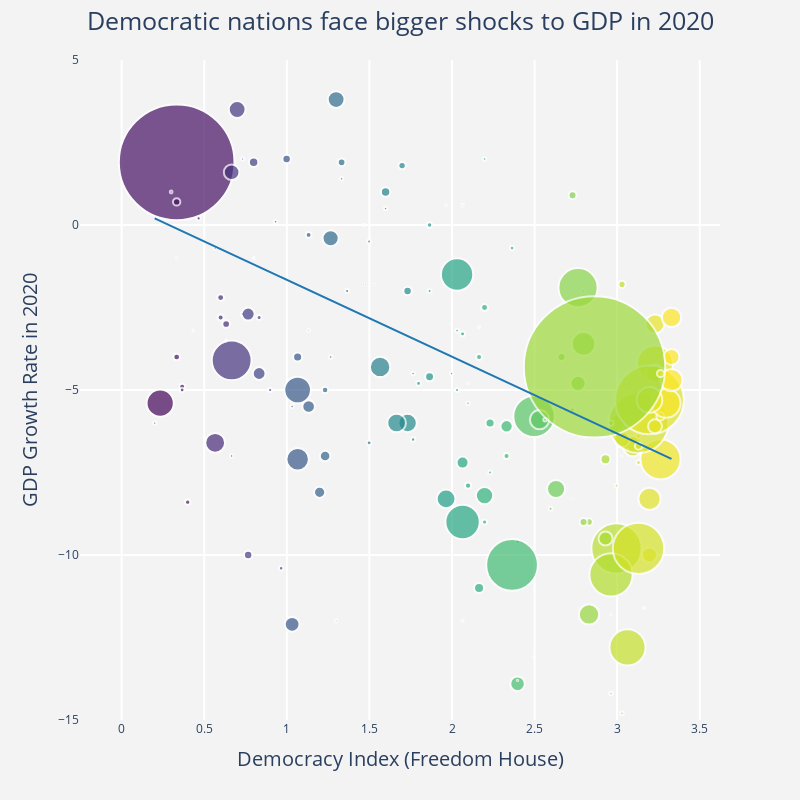

The code cell stored with this chart in its notebook:
### Code cell
fig = px.scatter(df, 
                 x="democracy_fh", 
                 y="gdp_growth",
                 size="total_gdp", 
                 color="democracy_fh",
                 size_max=100)
fig.add_trace(go.Scatter(name='OLS', 
                         x=df['democracy_fh'], 
                         y=line, 
                         mode='lines',
                         marker=go.Marker(color='rgb(31, 119, 180)')))
fig.update_traces(marker = dict(sizemode='area', 
                                line_width=2, 
                               colorscale='Viridis'), 
                 hovertemplate='Country: %{text}' 
                  +  '<br>Democracy: %{x:.1f}' 
                  + '<br>GDP Growth Rate: %{y:.1f}%', 
                  text = df['countries'])
fig.update_layout(title = dict(text ='Democratic nations face bigger shocks to GDP in 2020',
                               x = 0.5),
                  titlefont = dict(size=25),
                  width = 800, 
                  height=800, 
                  hoverlabel = dict(bgcolor = "white", 
                                    font_size = 16),
                  xaxis=dict(title = 'Democracy Index (Freedom House)',
                             gridcolor = 'white', 
                             gridwidth=2, 
                             titlefont = dict(size=20)
                            ), 
                  yaxis = dict(title = 'GDP Growth Rate in 2020',
                               gridcolor = 'white', 
                               gridwidth = 2,
                               range = [-15, 5],
                               titlefont = dict(size=20)
                              ), 
                 paper_bgcolor='rgb(243, 243, 243)', 
                 plot_bgcolor='rgb(243, 243, 243)') 
fig.update_traces(
    marker_coloraxis=None,
    showlegend = False
)
fig.show()
fig.write_html("/Users/ayumis/Desktop/interactive_plot/gdp_english.html")

### Figure 1 — Plotly figure (JSON) as saved in the notebook; plotly's stock layout.template omitted (floating-point values rounded to 4 significant figures; data arrays with more than 128 entries replaced by an {"elided": "..."} marker saying what was removed)
{"data": [{"hovertemplate": "Country: %{text}<br>Democracy: %{x:.1f}<br>GDP Growth Rate: %{y:.1f}%", "legendgroup": "", "marker": {"color": {"elided": "170 float values"}, "colorscale": [[0, "#440154"], [0.1111, "#482878"], [0.2222, "#3e4989"], [0.3333, "#31688e"], [0.4444, "#26828e"], [0.5556, "#1f9e89"], [0.6667, "#35b779"], [0.7778, "#6ece58"], [0.8889, "#b5de2b"], [1, "#fde725"]], "line": {"width": 2}, "size": {"elided": "170 float values"}, "sizemode": "area", "sizeref": 2.143, "symbol": "circle"}, "mode": "markers", "name": "", "orientation": "v", "showlegend": false, "text": {"elided": "170 str values"}, "type": "scatter", "x": {"elided": "170 float values"}, "xaxis": "x", "y": {"elided": "170 float values"}, "yaxis": "y"}, {"hovertemplate": "Country: %{text}<br>Democracy: %{x:.1f}<br>GDP Growth Rate: %{y:.1f}%", "marker": {"color": "rgb(31, 119, 180)", "colorscale": [[0, "#440154"], [0.1111, "#482878"], [0.2222, "#3e4989"], [0.3333, "#31688e"], [0.4444, "#26828e"], [0.5556, "#1f9e89"], [0.6667, "#35b779"], [0.7778, "#6ece58"], [0.8889, "#b5de2b"], [1, "#fde725"]], "line": {"width": 2}, "sizemode": "area"}, "mode": "lines", "name": "OLS", "showlegend": false, "text": {"elided": "170 str values"}, "type": "scatter", "x": {"elided": "170 float values"}, "y": {"elided": "170 float values"}}], "layout": {"coloraxis": {"colorbar": {"title": {"text": "democracy_fh"}}, "colorscale": [[0, "#0d0887"], [0.1111, "#46039f"], [0.2222, "#7201a8"], [0.3333, "#9c179e"], [0.4444, "#bd3786"], [0.5556, "#d8576b"], [0.6667, "#ed7953"], [0.7778, "#fb9f3a"], [0.8889, "#fdca26"], [1, "#f0f921"]]}, "height": 800, "hoverlabel": {"bgcolor": "white", "font": {"size": 16}}, "legend": {"itemsizing": "constant", "tracegroupgap": 0}, "margin": {"t": 60}, "paper_bgcolor": "rgb(243, 243, 243)", "plot_bgcolor": "rgb(243, 243, 243)", "title": {"font": {"size": 25}, "text": "Democratic nations face bigger shocks to GDP in 2020", "x": 0.5}, "width": 800, "xaxis": {"anchor": "y", "domain": [0, 1], "gridcolor": "white", "gridwidth": 2, "title": {"font": {"size": 20}, "text": "Democracy Index (Freedom House)"}}, "yaxis": {"anchor": "x", "domain": [0, 1], "gridcolor": "white", "gridwidth": 2, "range": [-15, 5], "title": {"font": {"size": 20}, "text": "GDP Growth Rate in 2020"}}}}
